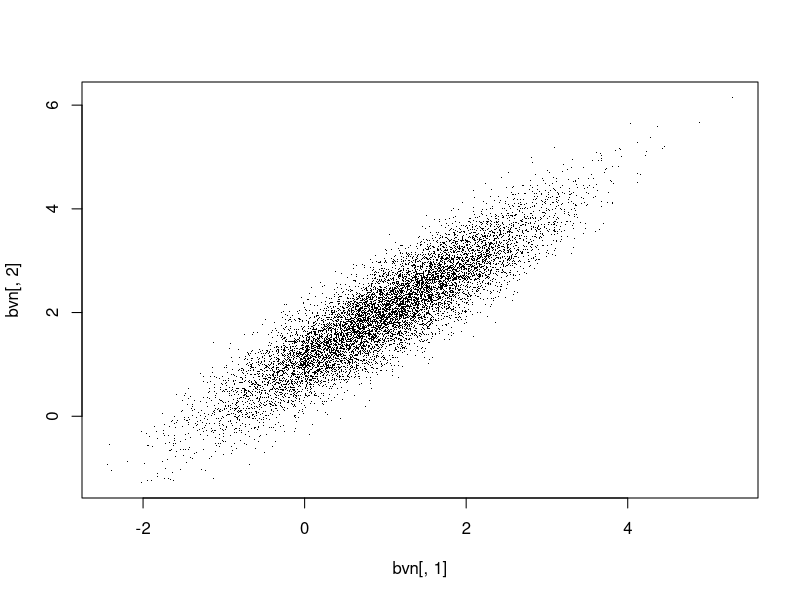
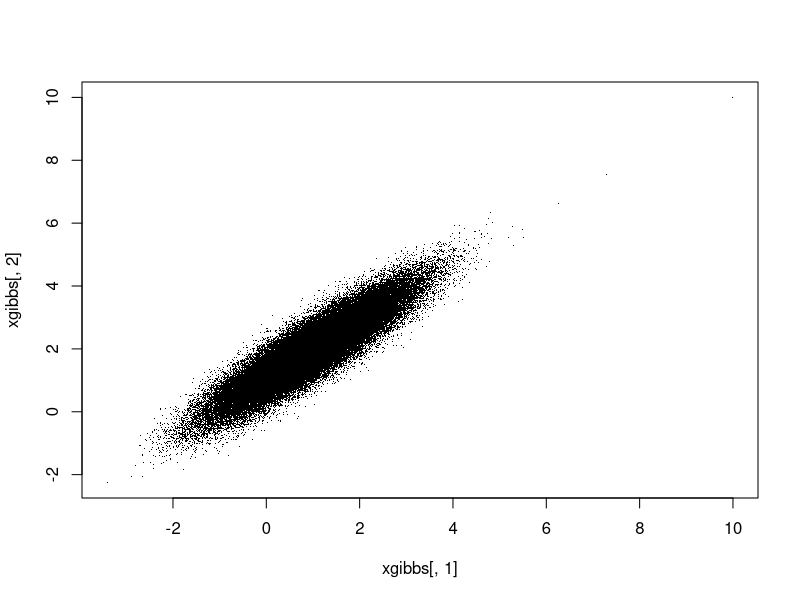

These figures' R source, in order:
# Adapted from:
# http://www.mas.ncl.ac.uk/~ndjw1/teaching/sim/gibbs/gibbs.html
# and Computational Statistics with MATLAB

# Bivariate normal example

# Direct generation of samples
rbvn<-function (n,mu,rho) 
{
  z1 <- rnorm(n,0,1)
  z2 <- rnorm(n,0,1)
  x <- z1+mu[1]
  y <- rho*z1+sqrt(1-rho^2)*z2+mu[2]
  cbind(x, y)
}
mu <- c(1,2)
rho <- 0.9
bvn<-rbvn(10000,mu,rho)
plot(bvn[,1],bvn[,2],pch=".")

# Samples means and covariance
mean(bvn[,1]) 
mean(bvn[,2])
cov(bvn)

# True covariance matrix
Sigma <- matrix(c(1,rho,rho,1),2,2)
Sigma

# Generate samples using Gibbs sampler
n <- 100000
xgibbs <- matrix(0,n,2)
rho <- 0.9
sigma <- sqrt(1-rho^2)
# Initial point
xgibbs[1,] <- c(10,10)
# Run the chain
for (i in 2:n) {
  mean1 <- mu[1] + rho*(xgibbs[i-1,2]-mu[2])
  xgibbs[i,1] <- mean1 + sigma*rnorm(1,0,1) # only needs standard normal univariate sampling
  mean2 <- mu[2] + rho*(xgibbs[i,1] - mu[1])
  xgibbs[i,2] <- mean2 + sigma*rnorm(1,0,1)
}
plot(xgibbs[,1],xgibbs[,2],pch=".")
mean(xgibbs[seq(from=5000,to=n,by=10),1]) # Discard initial portion and thin
mean(xgibbs[seq(from=5000,to=n,by=10),2])
cov(xgibbs[seq(from=5000,to=n,by=10),])
